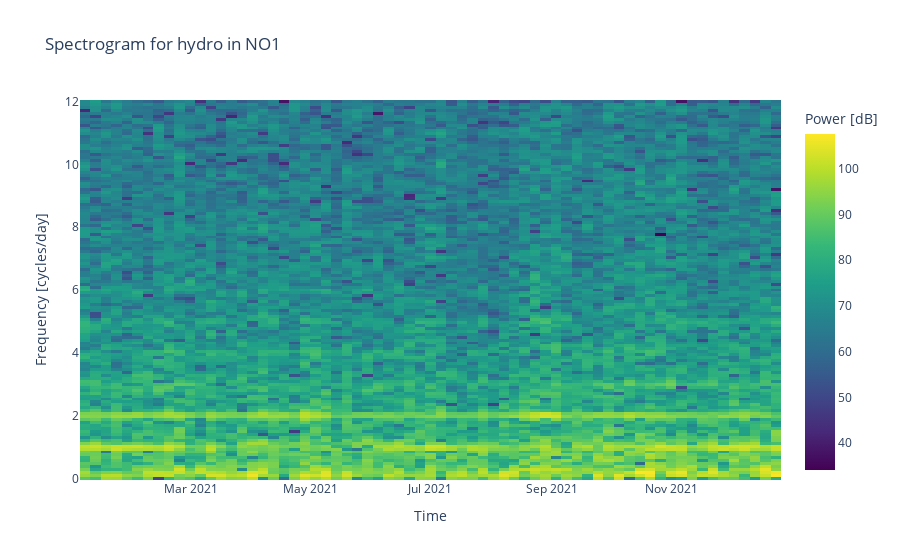

This figure's notebook cell:
### Code cell
fig = spectrogram_plot(df_all, price_area="NO1", production_group="hydro",
                       window_length=256, overlap=128)
fig.show()
